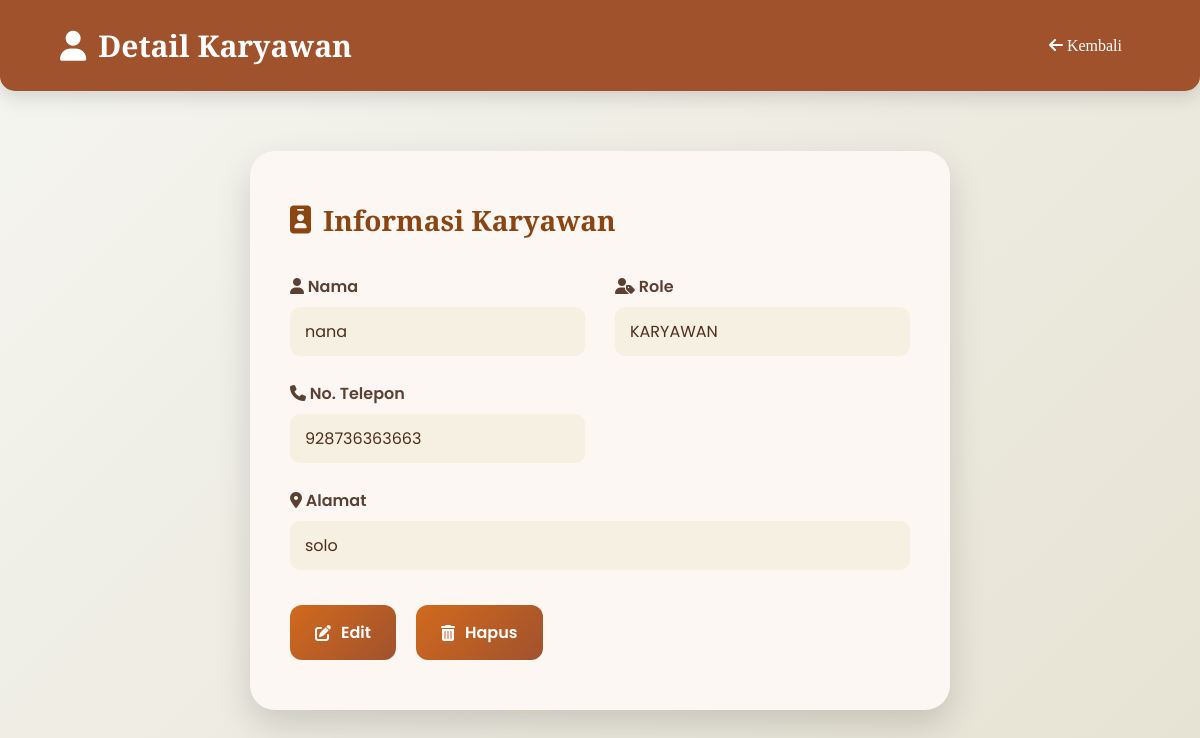
The app's page /detail_karyawan.php?id=6 (signed in) with its own data.
### tables this page shows
CREATE TABLE `karyawan` (
  `id` int(11) NOT NULL,
  `nama` varchar(100) NOT NULL,
  `password` varchar(255) NOT NULL,
  `no_telp` varchar(20) DEFAULT NULL,
  `alamat` text DEFAULT NULL,
  `role` enum('ADMIN','KARYAWAN') NOT NULL
);

### detail_karyawan.php (the view, shortened to what this page needs)
<?php
include "database.php";
$id = $_GET['id'];
$stmt = $conn->prepare("SELECT * FROM karyawan WHERE id=?");
$stmt->bind_param("i", $id);
$stmt->execute();
$result = $stmt->get_result();
$karyawan = $result->fetch_assoc();
?>
<!DOCTYPE html>
<html lang="id">
<head>
    <link rel="stylesheet" href="https://cdnjs.cloudflare.com/ajax/libs/font-awesome/6.5.0/css/all.min.css">
</head>
<body>
    <div class="header">
        <h2><i class="fas fa-user"></i> Detail Karyawan</h2>
        <a href="karyawan.php"><i class="fas fa-arrow-left"></i> Kembali</a>
    </div>
    <div class="container">
        <div class="card">
            <div class="card-content">
                <h3><i class="fas fa-id-badge"></i> Informasi Karyawan</h3>
                <div class="info">
                    <div>
                        <label><i class="fas fa-user"></i> Nama</label>
                        <span><?php echo htmlspecialchars($karyawan['nama']); ?></span>
                    </div>
                    <div>
                        <label><i class="fas fa-user-tag"></i> Role</label>
                        <span><?php echo $karyawan['role']; ?></span>
                    </div>
                    <div>
                        <label><i class="fas fa-phone"></i> No. Telepon</label>
                        <span><?php echo htmlspecialchars($karyawan['no_telp']); ?></span>
                    </div>
                    <div class="full-width">
                        <label><i class="fas fa-map-marker-alt"></i> Alamat</label>
                        <span><?php echo htmlspecialchars($karyawan['alamat']); ?></span>
                    </div>
                </div>
                <div class="buttons">
                    <a href="edit_karyawan.php?id=<?php echo $karyawan['id']; ?>"><i class="fas fa-edit"></i> Edit</a>
                    <a href="hapus_karyawan.php?id=<?php echo $karyawan['id']; ?>" onclick="return confirm('Apakah Anda yakin ingin menghapus karyawan ini?');"><i class="fas fa-trash-alt"></i> Hapus</a>
                </div>
            </div>
        </div>
    </div>
</body>
</html>

### detail_karyawan.php (style rules this page uses)
* { margin:0; padding:0; box-sizing:border-box; }
body { font-family: 'Poppins', sans-serif; min-height: 100vh; background: linear-gradient(135deg, #f5f5f0, #e6e2d3); }
.header { background: #a0522d; color: #fff; padding: 25px 60px; display: flex; justify-content: space-between; align-items: center; font-family: 'Playfair Display', serif; box-shadow: 0 5px 20px rgba(0,0,0,0.15); border-bottom-left-radius: 15px; border-bottom-right-radius: 15px; }
.header h2 { font-size: 30px; display: flex; align-items: center; gap: 12px; }
.header a { color: #fff; text-decoration: none; padding: 10px 18px; border-radius: 8px; font-weight: 500; transition: background 0.3s, transform 0.2s; }
.container { padding: 60px 50px; display: flex; justify-content: center; }
.card { background: #fff; border-radius: 25px; padding: 50px 40px; width: 700px; max-width: 95%; box-shadow: 0 15px 35px rgba(0,0,0,0.15); position: relative; overflow: hidden; }
.card::before { content: ''; position: absolute; top: -40%; left: -40%; width: 180%; height: 180%; background: rgba(210,105,30,0.05); transform: rotate(25deg); z-index: 0; }
.card-content { position: relative; z-index: 1; }
.card h3 { font-family: 'Playfair Display', serif; color: #8b4513; font-size: 28px; margin-bottom: 35px; display: flex; align-items: center; gap: 12px; }
.info { display: grid; grid-template-columns: 1fr 1fr; gap: 25px 30px; }
.info div { display: flex; flex-direction: column; }
.info label { font-weight: 600; color: #5c4033; margin-bottom: 8px; }
.info span { padding: 12px 15px; background: #f5f0e1; border-radius: 10px; font-size: 16px; display: flex; align-items: center; gap: 8px; color: #4d2e1e; }
.full-width { grid-column: 1 / 3; }
.buttons { margin-top: 35px; display: flex; gap: 20px; }
.buttons a { padding: 15px 25px; background: linear-gradient(135deg, #d2691e, #a0522d); color: #fff; text-decoration: none; font-weight: 600; border-radius: 12px; display: flex; align-items: center; gap: 10px; transition: background 0.3s, transform 0.2s; }

### records on screen
karyawan: nama "nana", role "KARYAWAN", no_telp "928736363663", alamat "solo"
